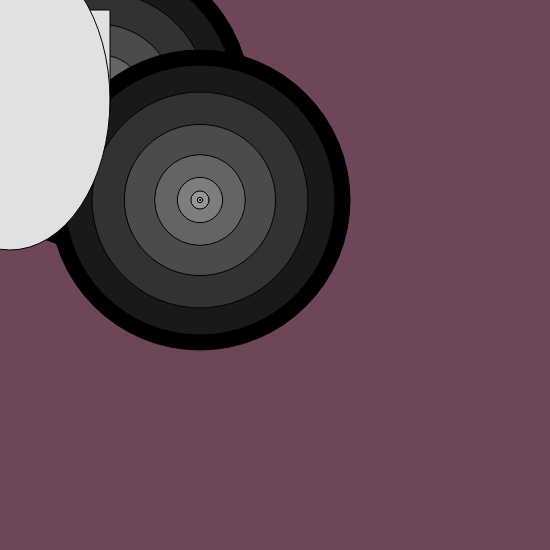
Frame 1 (no input)
Frame 60 (no input): identical to frame 1, image omitted
Frame 120 (the mouse pressed at the canvas centre since frame 60): identical to frame 1, image omitted

The p5.js sketch that drew this single still picture (run headless with seeded random() and noise() and a simulated clock; from frame 60 on, the mouse is pressed at the canvas centre):

// p5.js sketch
// ── sketch.js

var circleSize;



function setup(){
	createCanvas(550,550);
}


function draw(){
	background(110,70,90);
	drawTarget(100,100)
	drawTarget(200,200)
	
	rect(10,10,100,100);
	ellipse(10,100,200,300);
}
	
function drawTarget(x,y){
	circleSize=300;
	var numberOfCircles=10;
	for (var i=0; i < numberOfCircles; i++){
		var segment=i/numberOfCircles
		fill(segment*250);
		circleSize=circleSize - segment*circleSize;
		ellipse(x,y,circleSize,circleSize)
	}
}	
	
		
